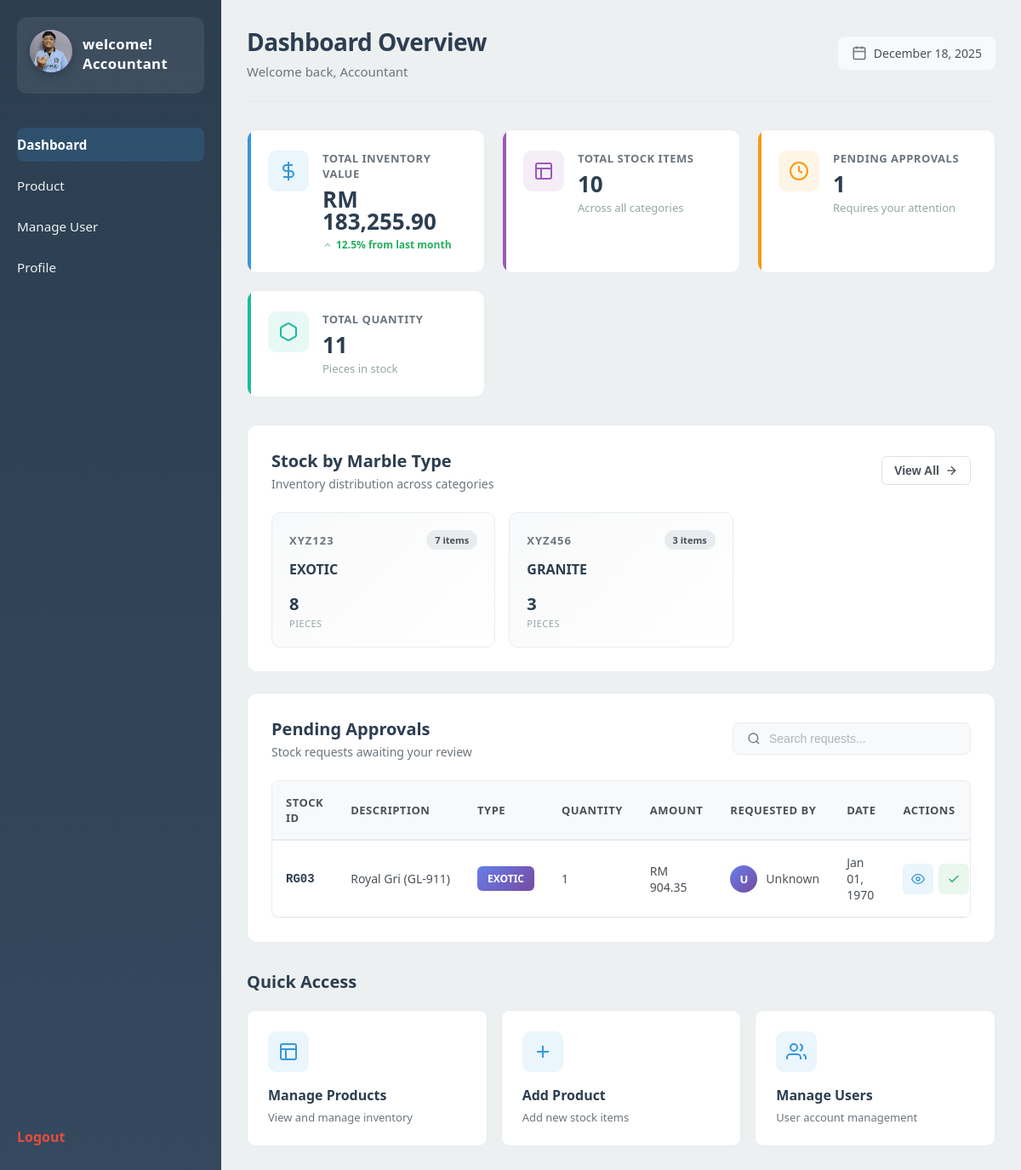
Screenshot of /accountant/index.php (signed in) with the database file from the repository.
### tables this page shows
CREATE TABLE `marble_type` (
  `type_id` int(11) NOT NULL,
  `code` varchar(10) NOT NULL,
  `name` varchar(300) NOT NULL,
  `finish_type` varchar(300) NOT NULL
);

CREATE TABLE `stock` (
  `id` int(11) NOT NULL,
  `stock_id` varchar(10) NOT NULL,
  `description` varchar(300) NOT NULL,
  `type_id` int(11) NOT NULL,
  `length` double NOT NULL,
  `width` double NOT NULL,
  `quantity` double NOT NULL,
  `total_area` double NOT NULL,
  `cost_per_m2` double NOT NULL,
  `total_amount` double NOT NULL,
  `image` varchar(900) NOT NULL,
  `status` int(11) NOT NULL,
  `created_at` timestamp NOT NULL DEFAULT current_timestamp(),
  `updated_at` timestamp NOT NULL DEFAULT current_timestamp() ON UPDATE current_timestamp()
);

### include/php/dashboard/dashboard.php (called while the page is built, shortened)
<?php
function getPendingProducts($conn) {
    $sql = "
        SELECT
            s.*,
            mt.name AS finish_name,
            mt.code AS marble_code,
            u.username AS requester_name,
            sr.action_type,
            sr.action_date,
            sr.note
        FROM stock s
        LEFT JOIN marble_type mt ON s.type_id = mt.type_id
        LEFT JOIN stock_record sr ON s.stock_id = sr.stock_id AND s.status = 3
        LEFT JOIN user u ON sr.user_id = u.user_id
        WHERE s.status = 3
        ORDER BY sr.action_date DESC
    ";
    return $conn->query($sql);
}
function getDashboardStats($conn) {
    $sql1 = "SELECT COUNT(*) as total FROM stock WHERE status = 3";
    $result1 = $conn->query($sql1);
    $pending = $result1->fetch_assoc()['total'];
    $sql2 = "SELECT COUNT(*) as total FROM stock WHERE status = 1";
    $result2 = $conn->query($sql2);
    $approved = $result2->fetch_assoc()['total'];
    $sql3 = "SELECT SUM(total_amount) as budget FROM stock WHERE status = 1";
    $result3 = $conn->query($sql3);
    $budgetOut = $result3->fetch_assoc()['budget'] ?? 0;
    $sql4 = "SELECT SUM(quantity) as total_qty FROM stock WHERE status = 1";
    $result4 = $conn->query($sql4);
    $totalQty = $result4->fetch_assoc()['total_qty'] ?? 0;
    return [
        'pending_requests' => $pending,
        'approved_products' => $approved,
        'budget_out' => $budgetOut,
        'estimate_balance' => $budgetOut * 0.6,
        'profit_loss' => 70,
        'total_quantity' => $totalQty
    ];
}
function getMarbleTypeCounts($conn) {
    $sql = "
        SELECT
            mt.type_id,
            mt.name,
            mt.code,
            COUNT(s.id) as total_count,
            SUM(s.quantity) as total_qty
        FROM marble_type mt
        LEFT JOIN stock s ON mt.type_id = s.type_id AND s.status = 1
        GROUP BY mt.type_id, mt.name, mt.code
        ORDER BY mt.name ASC
    ";
    $result = $conn->query($sql);
    $types = [];
    while ($row = $result->fetch_assoc()) {
        $types[] = $row;
    }
    return $types;
}
?>

### accountant/index.php (the view, shortened to what this page needs)
<?php
$link = "../include/";
require($link . "php/config.php");
require_once($link . "php/dashboard/dashboard.php");
include($link . "container/head.php");
include($link . "container/nav.php");
$stats = getDashboardStats($conn);
$pendingProducts = getPendingProducts($conn);
$marbleTypes = getMarbleTypeCounts($conn);
?>
<div class="main">
  <div class="dashboard-header-pro">
    <div class="header-left">
      <h2 class="header-title-pro">Dashboard Overview</h2>
      <p class="header-subtitle-pro">Welcome back, <?= htmlspecialchars($_SESSION['username'] ?? 'Administrator') ?></p>
    </div>
    <div class="header-right">
      <div class="date-display">
        <svg width="18" height="18" viewBox="0 0 24 24" fill="none" stroke="currentColor" stroke-width="2">
          <rect x="3" y="4" width="18" height="18" rx="2" ry="2"></rect>
          <line x1="16" y1="2" x2="16" y2="6"></line>
          <line x1="8" y1="2" x2="8" y2="6"></line>
          <line x1="3" y1="10" x2="21" y2="10"></line>
        </svg>
        <span><?= date('F j, Y') ?></span>
      </div>
    </div>
  </div>
  <div class="stats-grid">
    <div class="stat-card stat-primary">
      <div class="stat-icon">
        <svg width="24" height="24" viewBox="0 0 24 24" fill="none" stroke="currentColor" stroke-width="2">
          <line x1="12" y1="1" x2="12" y2="23"></line>
          <path d="M17 5H9.5a3.5 3.5 0 0 0 0 7h5a3.5 3.5 0 0 1 0 7H6"></path>
        </svg>
      </div>
      <div class="stat-content">
        <div class="stat-label">Total Inventory Value</div>
        <div class="stat-value">RM <?= number_format($stats['budget_out'], 2) ?></div>
        <div class="stat-change positive">
          <svg width="12" height="12" viewBox="0 0 24 24" fill="none" stroke="currentColor" stroke-width="2">
            <polyline points="18 15 12 9 6 15"></polyline>
          </svg>
          <span>12.5% from last month</span>
        </div>
      </div>
    </div>
    <div class="stat-card stat-secondary">
      <div class="stat-icon">
        <svg width="24" height="24" viewBox="0 0 24 24" fill="none" stroke="currentColor" stroke-width="2">
          <rect x="3" y="3" width="18" height="18" rx="2" ry="2"></rect>
          <line x1="3" y1="9" x2="21" y2="9"></line>
          <line x1="9" y1="21" x2="9" y2="9"></line>
        </svg>
      </div>
      <div class="stat-content">
        <div class="stat-label">Total Stock Items</div>
        <div class="stat-value"><?= $stats['approved_products'] ?></div>
        <div class="stat-info">Across all categories</div>
      </div>
    </div>
    <div class="stat-card stat-warning">
      <div class="stat-icon">
        <svg width="24" height="24" viewBox="0 0 24 24" fill="none" stroke="currentColor" stroke-width="2">
          <circle cx="12" cy="12" r="10"></circle>
          <polyline points="12 6 12 12 16 14"></polyline>
        </svg>
      </div>
      <div class="stat-content">
        <div class="stat-label">Pending Approvals</div>
        <div class="stat-value"><?= $stats['pending_requests'] ?></div>
        <div class="stat-info">Requires your attention</div>
      </div>
    </div>
    <div class="stat-card stat-info">
      <div class="stat-icon">
        <svg width="24" height="24" viewBox="0 0 24 24" fill="none" stroke="currentColor" stroke-width="2">
          <path d="M21 16V8a2 2 0 0 0-1-1.73l-7-4a2 2 0 0 0-2 0l-7 4A2 2 0 0 0 3 8v8a2 2 0 0 0 1 1.73l7 4a2 2 0 0 0 2 0l7-4A2 2 0 0 0 21 16z"></path>
        </svg>
      </div>
      <div class="stat-content">
        <div class="stat-label">Total Quantity</div>
        <div class="stat-value"><?= number_format($stats['total_quantity'], 0) ?></div>
        <div class="stat-info">Pieces in stock</div>
      </div>
    </div>
  </div>
  <div class="section-container">
    <div class="section-header-clean">
      <div>
        <h3 class="section-title-clean">Stock by Marble Type</h3>
        <p class="section-desc">Inventory distribution across categories</p>
      </div>
      <button class="btn-link" onclick="window.location.href='product/index.php'">
        View All
        <svg width="16" height="16" viewBox="0 0 24 24" fill="none" stroke="currentColor" stroke-width="2">
          <line x1="5" y1="12" x2="19" y2="12"></line>
          <polyline points="12 5 19 12 12 19"></polyline>
        </svg>
      </button>
    </div>
    <div class="category-grid">
      <?php foreach ($marbleTypes as $type): ?>
        <div class="category-card">
          <div class="category-header">
            <div class="category-code"><?= htmlspecialchars($type['code']) ?></div>
            <div class="category-badge"><?= $type['total_count'] ?> items</div>
          </div>
          <div class="category-name"><?= htmlspecialchars($type['name']) ?></div>
          <div class="category-stats-row">
            <div class="category-stat">
              <span class="stat-number"><?= $type['total_qty'] ?? 0 ?></span>
              <span class="stat-text">pieces</span>
            </div>
          </div>
        </div>
      <?php endforeach; ?>
    </div>
  </div>
  <div class="section-container">
    <div class="section-header-clean">
      <div>
        <h3 class="section-title-clean">Pending Approvals</h3>
        <p class="section-desc">Stock requests awaiting your review</p>
      </div>
      <div class="search-box-clean">
        <svg width="16" height="16" viewBox="0 0 24 24" fill="none" stroke="currentColor" stroke-width="2">
          <circle cx="11" cy="11" r="8"></circle>
          <path d="m21 21-4.35-4.35"></path>
        </svg>
        <input type="text" id="searchRequest" placeholder="Search requests..." />
      </div>
    </div>
    <div class="table-wrapper">
      <table class="data-table" id="requestsTable">
        <thead>
          <tr>
            <th>Stock ID</th>
            <th>Description</th>
            <th>Type</th>
            <th>Quantity</th>
            <th>Amount</th>
            <th>Requested By</th>
            <th>Date</th>
            <th class="text-center">Actions</th>
          </tr>
        </thead>
        <tbody>
          <?php if ($pendingProducts->num_rows === 0): ?>
            <tr>
              <td colspan="8" class="empty-state-row">
                <div class="empty-state-content">
                  <svg class="empty-icon" width="64" height="64" viewBox="0 0 24 24" fill="none" stroke="currentColor" stroke-width="1">
                    <polyline points="22 12 18 12 15 21 9 3 6 12 2 12"></polyline>
                  </svg>
                  <div class="empty-title">All Clear!</div>
                  <div class="empty-desc">No pending requests at the moment</div>
                </div>
              </td>
            </tr>
          <?php else: ?>
            <?php while ($product = $pendingProducts->fetch_assoc()): ?>
              <tr class="data-row">
                <td>
                  <div class="cell-id"><?= htmlspecialchars($product['stock_id']) ?></div>
                </td>
                <td>
                  <div class="cell-text"><?= htmlspecialchars($product['description']) ?></div>
                </td>
                <td>
                  <span class="badge-type"><?= htmlspecialchars($product['finish_name']) ?></span>
                </td>
                <td>
                  <div class="cell-number"><?= number_format($product['quantity'], 0) ?></div>
                </td>
                <td>
                  <div class="cell-amount">RM <?= number_format($product['total_amount'], 2) ?></div>
                </td>
                <td>
                  <div class="cell-user">
                    <div class="user-avatar">
                      <?= strtoupper(substr($product['requester_name'] ?? 'U', 0, 1)) ?>
                    </div>
                    <span><?= htmlspecialchars($product['requester_name'] ?? 'Unknown') ?></span>
                  </div>
                </td>
                <td>
                  <div class="cell-date"><?= date('M d, Y', strtotime($product['action_date'])) ?></div>
                </td>
                <td>
                  <div class="action-group">
                    <button
                      onclick="window.location.href='request-detail.php?id=<?= $product['id'] ?>'"
                      class="action-btn action-view"
                      title="View Details">
                      <svg width="16" height="16" viewBox="0 0 24 24" fill="none" stroke="currentColor" stroke-width="2">
                        <path d="M1 12s4-8 11-8 11 8 11 8-4 8-11 8-11-8-11-8z"></path>
                        <circle cx="12" cy="12" r="3"></circle>
                      </svg>
                    </button>
                    <form method="POST" style="display: inline;" onsubmit="return confirm('Approve this request?')">
                      <button type="submit" class="action-btn action-approve" title="Approve">
                        <svg width="16" height="16" viewBox="0 0 24 24" fill="none" stroke="currentColor" stroke-width="2">
                          <polyline points="20 6 9 17 4 12"></polyline>
                        </svg>
                      </button>
                    </form>
                  </div>
                </td>
              </tr>
            <?php endwhile; ?>
          <?php endif; ?>
        </tbody>
      </table>
    </div>
  </div>
  <div class="quick-access">
    <h3 class="section-title-clean">Quick Access</h3>
    <div class="quick-grid">
      <a href="product/index.php" class="quick-card">
        <div class="quick-icon">
          <svg width="24" height="24" viewBox="0 0 24 24" fill="none" stroke="currentColor" stroke-width="2">
            <rect x="3" y="3" width="18" height="18" rx="2" ry="2"></rect>
            <line x1="3" y1="9" x2="21" y2="9"></line>
            <line x1="9" y1="21" x2="9" y2="9"></line>
          </svg>
        </div>
        <div class="quick-title">Manage Products</div>
        <div class="quick-desc">View and manage inventory</div>
      </a>
      <a href="product/index.php" class="quick-card">
        <div class="quick-icon">
          <svg width="24" height="24" viewBox="0 0 24 24" fill="none" stroke="currentColor" stroke-width="2">
            <line x1="12" y1="5" x2="12" y2="19"></line>
            <line x1="5" y1="12" x2="19" y2="12"></line>
          </svg>
        </div>
        <div class="quick-title">Add Product</div>
        <div class="quick-desc">Add new stock items</div>
      </a>
      <a href="user/index.php" class="quick-card">
        <div class="quick-icon">
          <svg width="24" height="24" viewBox="0 0 24 24" fill="none" stroke="currentColor" stroke-width="2">
            <path d="M17 21v-2a4 4 0 0 0-4-4H5a4 4 0 0 0-4 4v2"></path>
            <circle cx="9" cy="7" r="4"></circle>
            <path d="M23 21v-2a4 4 0 0 0-3-3.87"></path>
            <path d="M16 3.13a4 4 0 0 1 0 7.75"></path>
          </svg>
        </div>
        <div class="quick-title">Manage Users</div>
        <div class="quick-desc">User account management</div>
      </a>
    </div>
  </div>
</div>
<?php include($link."container/footer.php"); ?>

### rows the page displays
marble_type: code "XYZ123", total_count "7", name "EXOTIC", total_qty "8"
marble_type: code "XYZ456", total_count "3", name "GRANITE", total_qty "3"
stock: stock "RG03", description "Royal Gri (GL-911)", type.name "EXOTIC", quantity "1", total_amount "904.35", requester_name "U", requester_name "Unknown", action_date "Jan 01, 1970"

### other values shown
$_SESSION['username'] "Accountant"
$stats['budget_out'] "183,255.90"
$stats['approved_products'] "10"
$stats['pending_requests'] "1"
$stats['total_quantity'] "11"
